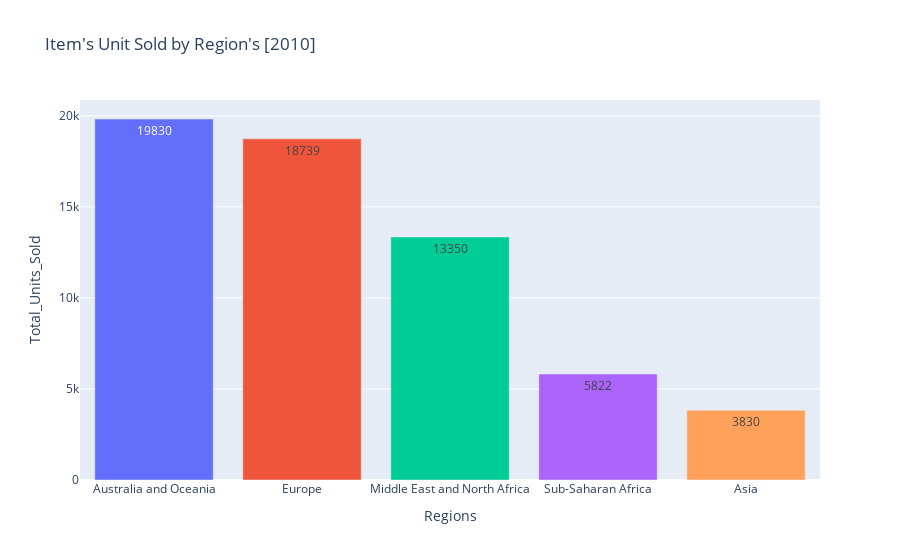

This figure's notebook cell:
### Code cell
region_unit_sold_2010=cd_2010.groupby('Region')['Units Sold'].sum().reset_index()
region_unit_sold_2010= region_unit_sold_2010.sort_values(by='Units Sold', ascending=False)
r_us_2010=px.bar(
    region_unit_sold_2010,
    x='Region',
    y='Units Sold',
    color='Region',
    title=" Item's Unit Sold by Region's [2010]",
    text='Units Sold',
    labels={'Units Sold':'Total_Units_Sold','Region':'Regions'}
    )
r_us_2010.update_layout(showlegend=False)
r_us_2010.show()

### Figure 1 — Plotly figure (JSON) as saved in the notebook; plotly's stock layout.template omitted (floating-point values rounded to 4 significant figures)
{"data": [{"alignmentgroup": "True", "hovertemplate": "Regions=%{x}<br>Total_Units_Sold=%{text}<extra></extra>", "legendgroup": "Australia and Oceania", "marker": {"color": "#636efa", "pattern": {"shape": ""}}, "name": "Australia and Oceania", "offsetgroup": "Australia and Oceania", "orientation": "v", "showlegend": true, "text": [19830], "textposition": "auto", "type": "bar", "x": ["Australia and Oceania"], "xaxis": "x", "y": [19830], "yaxis": "y"}, {"alignmentgroup": "True", "hovertemplate": "Regions=%{x}<br>Total_Units_Sold=%{text}<extra></extra>", "legendgroup": "Europe", "marker": {"color": "#EF553B", "pattern": {"shape": ""}}, "name": "Europe", "offsetgroup": "Europe", "orientation": "v", "showlegend": true, "text": [18739], "textposition": "auto", "type": "bar", "x": ["Europe"], "xaxis": "x", "y": [18739], "yaxis": "y"}, {"alignmentgroup": "True", "hovertemplate": "Regions=%{x}<br>Total_Units_Sold=%{text}<extra></extra>", "legendgroup": "Middle East and North Africa", "marker": {"color": "#00cc96", "pattern": {"shape": ""}}, "name": "Middle East and North Africa", "offsetgroup": "Middle East and North Africa", "orientation": "v", "showlegend": true, "text": [13350], "textposition": "auto", "type": "bar", "x": ["Middle East and North Africa"], "xaxis": "x", "y": [13350], "yaxis": "y"}, {"alignmentgroup": "True", "hovertemplate": "Regions=%{x}<br>Total_Units_Sold=%{text}<extra></extra>", "legendgroup": "Sub-Saharan Africa", "marker": {"color": "#ab63fa", "pattern": {"shape": ""}}, "name": "Sub-Saharan Africa", "offsetgroup": "Sub-Saharan Africa", "orientation": "v", "showlegend": true, "text": [5822], "textposition": "auto", "type": "bar", "x": ["Sub-Saharan Africa"], "xaxis": "x", "y": [5822], "yaxis": "y"}, {"alignmentgroup": "True", "hovertemplate": "Regions=%{x}<br>Total_Units_Sold=%{text}<extra></extra>", "legendgroup": "Asia", "marker": {"color": "#FFA15A", "pattern": {"shape": ""}}, "name": "Asia", "offsetgroup": "Asia", "orientation": "v", "showlegend": true, "text": [3830], "textposition": "auto", "type": "bar", "x": ["Asia"], "xaxis": "x", "y": [3830], "yaxis": "y"}], "layout": {"barmode": "relative", "legend": {"title": {"text": "Regions"}, "tracegroupgap": 0}, "showlegend": false, "title": {"text": " Item's Unit Sold by Region's [2010]"}, "xaxis": {"anchor": "y", "categoryarray": ["Australia and Oceania", "Europe", "Middle East and North Africa", "Sub-Saharan Africa", "Asia"], "categoryorder": "array", "domain": [0, 1], "title": {"text": "Regions"}}, "yaxis": {"anchor": "x", "domain": [0, 1], "title": {"text": "Total_Units_Sold"}}}}
